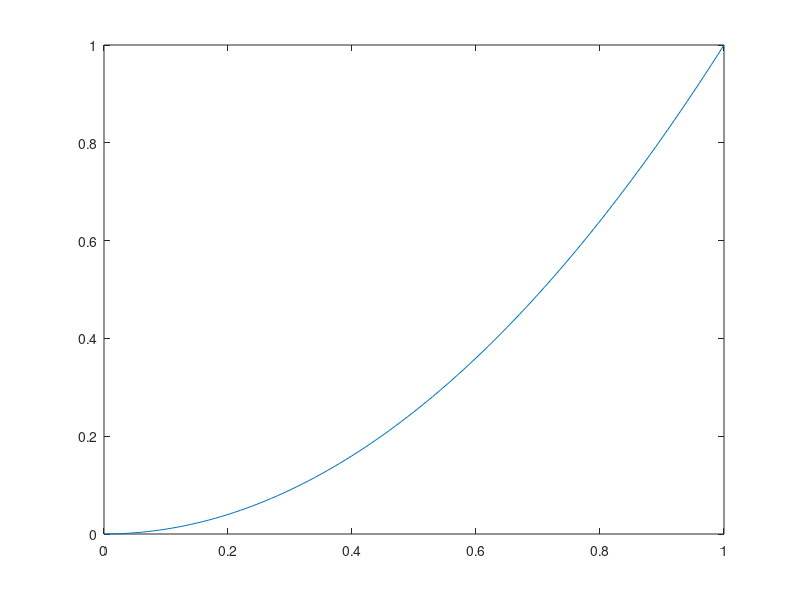

The MATLAB source for this figure: (Note: this script raises an error after producing the figure.)
%% Plot gamma function
clc; clear; close all;
x = 0:.01:1;
gamma = 2;
y = x.^gamma;
plot(x,y);

%% Intensity transformation.
clc; clear; close all;
f = imread('F:\data\images\imp\DIP3E_Original_Images_CH03\Fig0304(a)(breast_digital_Xray).tif');
g = intrans(f, 'neg');
g1 = imadjust(f, [0.5 0.75], [0 1]);
g2 = intrans(f, 'gamma', 2);
subplot(2,2,1); imshow(f);
subplot(2,2,2); imshow(g);
subplot(2,2,3); imshow(g1);
subplot(2,2,4); imshow(g2);

%% Contrast stretching function
x = 0:.01:1;
m = 0.001; E = 2;
y = 1./(1 + (m./(double(x) + eps)).^E);
plot(x,y,'b-');

%% Contrast stretching to enhance image contrast
clc; clear; close all;
f = imread('F:\data\images\imp\DIP3E_Original_Images_CH03\Fig0343(a)(skeleton_orig).tif');
g = intrans(f, 'stretch', mean2(im2double(f)), 1.5);
subplot(1,2,1); imshow(f); subplot(1,2,2); imshow(g);

%% Spatial filtering
clc; clear; close all;
f = [zeros(256) ones(256); ones(256) zeros(256)];
w = ones(31);
gd = imfilter(f, w, 'replicate');
imshow(gd, []);

%% Spatial filter
%% Standard spatial filters
clc; clear; close all;
f = imread('F:\data\images\imp\DIP3E_Original_Images_CH03\Fig0338(a)(blurry_moon).tif');
subplot(2,2,1); imshow(f);
w = [1 1 1;1 -8 1;1 1 1];
g1 = imfilter(f, w, 'replicate');
subplot(2,2,2), imshow(g1, []);

f2 = im2double(f);
g2 = imfilter(f2, w, 'replicate');
subplot(2,2,3), imshow(g2, []);

g = f2 - g2;
subplot(2,2,4), imshow(g);